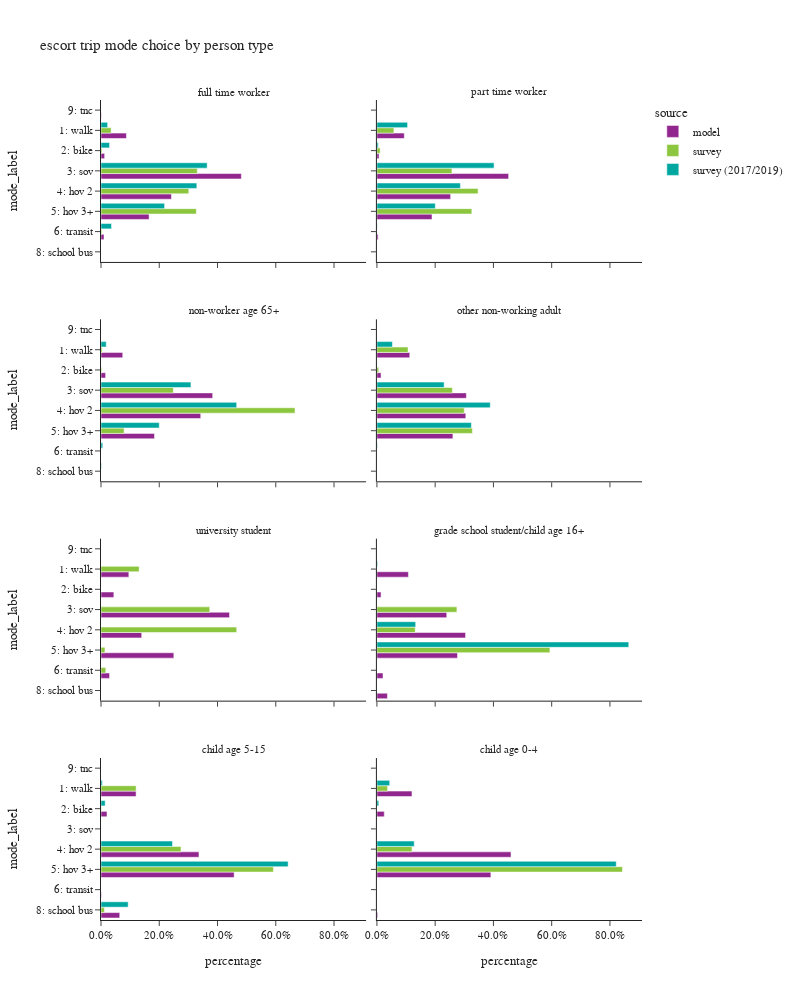

The notebook cell this image was saved under:
### Code cell
plot_mode_choice(es_trip,"pptyp_label",
                 {"pptyp_label":["full time worker","part time worker","non-worker age 65+","other non-working adult",
                                 "university student","grade school student/child age 16+","child age 5-15","child age 0-4"],
                  "mode_label":["1: walk","2: bike","3: sov","4: hov 2","5: hov 3+","6: transit",
                                   "8: school bus","9: other–survey only"]},
                 "person type",
                 2,1000)

### Figure 1 — Plotly figure (JSON) as saved in the notebook; plotly's stock layout.template omitted (floating-point values rounded to 4 significant figures)
{"data": [{"alignmentgroup": "True", "customdata": [[758], [108], [4185], [2100], [1434], [90], [10]], "hovertemplate": "source=model<br>pptyp_label=full time worker<br>percentage=%{x}<br>mode_label=%{y}<br>sample count=%{customdata[0]}<extra></extra>", "legendgroup": "model", "marker": {"color": "#91268F", "pattern": {"shape": ""}}, "name": "model", "offsetgroup": "model", "orientation": "h", "showlegend": true, "textposition": "auto", "type": "bar", "x": [0.08728, 0.01244, 0.4819, 0.2418, 0.1651, 0.01036, 0.001151], "xaxis": "x7", "y": ["1: walk", "2: bike", "3: sov", "4: hov 2", "5: hov 3+", "6: transit", "9: tnc"], "yaxis": "y7"}, {"alignmentgroup": "True", "customdata": [[178], [14], [856], [479], [358], [8]], "hovertemplate": "source=model<br>pptyp_label=part time worker<br>percentage=%{x}<br>mode_label=%{y}<br>sample count=%{customdata[0]}<extra></extra>", "legendgroup": "model", "marker": {"color": "#91268F", "pattern": {"shape": ""}}, "name": "model", "offsetgroup": "model", "orientation": "h", "showlegend": false, "textposition": "auto", "type": "bar", "x": [0.09403, 0.007396, 0.4522, 0.253, 0.1891, 0.004226], "xaxis": "x8", "y": ["1: walk", "2: bike", "3: sov", "4: hov 2", "5: hov 3+", "6: transit"], "yaxis": "y8"}, {"alignmentgroup": "True", "customdata": [[80], [17], [411], [367], [197]], "hovertemplate": "source=model<br>pptyp_label=non-worker age 65+<br>percentage=%{x}<br>mode_label=%{y}<br>sample count=%{customdata[0]}<extra></extra>", "legendgroup": "model", "marker": {"color": "#91268F", "pattern": {"shape": ""}}, "name": "model", "offsetgroup": "model", "orientation": "h", "showlegend": false, "textposition": "auto", "type": "bar", "x": [0.07463, 0.01586, 0.3834, 0.3424, 0.1838], "xaxis": "x5", "y": ["1: walk", "2: bike", "3: sov", "4: hov 2", "5: hov 3+"], "yaxis": "y5"}, {"alignmentgroup": "True", "customdata": [[334], [42], [910], [904], [773]], "hovertemplate": "source=model<br>pptyp_label=other non-working adult<br>percentage=%{x}<br>mode_label=%{y}<br>sample count=%{customdata[0]}<extra></extra>", "legendgroup": "model", "marker": {"color": "#91268F", "pattern": {"shape": ""}}, "name": "model", "offsetgroup": "model", "orientation": "h", "showlegend": false, "textposition": "auto", "type": "bar", "x": [0.1127, 0.01417, 0.3071, 0.3051, 0.2609], "xaxis": "x6", "y": ["1: walk", "2: bike", "3: sov", "4: hov 2", "5: hov 3+"], "yaxis": "y6"}, {"alignmentgroup": "True", "customdata": [[13], [6], [60], [19], [34], [4]], "hovertemplate": "source=model<br>pptyp_label=university student<br>percentage=%{x}<br>mode_label=%{y}<br>sample count=%{customdata[0]}<extra></extra>", "legendgroup": "model", "marker": {"color": "#91268F", "pattern": {"shape": ""}}, "name": "model", "offsetgroup": "model", "orientation": "h", "showlegend": false, "textposition": "auto", "type": "bar", "x": [0.09559, 0.04412, 0.4412, 0.1397, 0.25, 0.02941], "xaxis": "x3", "y": ["1: walk", "2: bike", "3: sov", "4: hov 2", "5: hov 3+", "6: transit"], "yaxis": "y3"}, {"alignmentgroup": "True", "customdata": [[129], [17], [286], [363], [330], [25], [43]], "hovertemplate": "source=model<br>pptyp_label=grade school student/child age 16+<br>percentage=%{x}<br>mode_label=%{y}<br>sample count=%{customdata[0]}<extra></extra>", "legendgroup": "model", "marker": {"color": "#91268F", "pattern": {"shape": ""}}, "name": "model", "offsetgroup": "model", "orientation": "h", "showlegend": false, "textposition": "auto", "type": "bar", "x": [0.1081, 0.01425, 0.2397, 0.3043, 0.2766, 0.02096, 0.03604], "xaxis": "x4", "y": ["1: walk", "2: bike", "3: sov", "4: hov 2", "5: hov 3+", "6: transit", "8: school bus"], "yaxis": "y4"}, {"alignmentgroup": "True", "customdata": [[264], [45], [737], [1002], [3], [141]], "hovertemplate": "source=model<br>pptyp_label=child age 5-15<br>percentage=%{x}<br>mode_label=%{y}<br>sample count=%{customdata[0]}<extra></extra>", "legendgroup": "model", "marker": {"color": "#91268F", "pattern": {"shape": ""}}, "name": "model", "offsetgroup": "model", "orientation": "h", "showlegend": false, "textposition": "auto", "type": "bar", "x": [0.1204, 0.02053, 0.3362, 0.4571, 0.001369, 0.06432], "xaxis": "x", "y": ["1: walk", "2: bike", "4: hov 2", "5: hov 3+", "6: transit", "8: school bus"], "yaxis": "y"}, {"alignmentgroup": "True", "customdata": [[176], [37], [673], [572], [4]], "hovertemplate": "source=model<br>pptyp_label=child age 0-4<br>percentage=%{x}<br>mode_label=%{y}<br>sample count=%{customdata[0]}<extra></extra>", "legendgroup": "model", "marker": {"color": "#91268F", "pattern": {"shape": ""}}, "name": "model", "offsetgroup": "model", "orientation": "h", "showlegend": false, "textposition": "auto", "type": "bar", "x": [0.1204, 0.02531, 0.4603, 0.3912, 0.002736], "xaxis": "x2", "y": ["1: walk", "2: bike", "4: hov 2", "5: hov 3+", "8: school bus"], "yaxis": "y2"}, {"alignmentgroup": "True", "customdata": [[67], [19], [207], [227], [115], [5]], "hovertemplate": "source=survey<br>pptyp_label=full time worker<br>percentage=%{x}<br>mode_label=%{y}<br>sample count=%{customdata[0]}<extra></extra>", "legendgroup": "survey", "marker": {"color": "#8CC63E", "pattern": {"shape": ""}}, "name": "survey", "offsetgroup": "survey", "orientation": "h", "showlegend": true, "textposition": "auto", "type": "bar", "x": [0.03486, 0.00325, 0.3306, 0.3013, 0.3272, 0.002748], "xaxis": "x7", "y": ["1: walk", "2: bike", "3: sov", "4: hov 2", "5: hov 3+", "6: transit"], "yaxis": "y7"}, {"alignmentgroup": "True", "customdata": [[14], [5], [40], [61], [47]], "hovertemplate": "source=survey<br>pptyp_label=part time worker<br>percentage=%{x}<br>mode_label=%{y}<br>sample count=%{customdata[0]}<extra></extra>", "legendgroup": "survey", "marker": {"color": "#8CC63E", "pattern": {"shape": ""}}, "name": "survey", "offsetgroup": "survey", "orientation": "h", "showlegend": false, "textposition": "auto", "type": "bar", "x": [0.05824, 0.01109, 0.2575, 0.3473, 0.3258], "xaxis": "x8", "y": ["1: walk", "2: bike", "3: sov", "4: hov 2", "5: hov 3+"], "yaxis": "y8"}, {"alignmentgroup": "True", "customdata": [[6], [2], [67], [79], [36]], "hovertemplate": "source=survey<br>pptyp_label=non-worker age 65+<br>percentage=%{x}<br>mode_label=%{y}<br>sample count=%{customdata[0]}<extra></extra>", "legendgroup": "survey", "marker": {"color": "#8CC63E", "pattern": {"shape": ""}}, "name": "survey", "offsetgroup": "survey", "orientation": "h", "showlegend": false, "textposition": "auto", "type": "bar", "x": [0.004042, 0.002314, 0.2483, 0.6661, 0.0793], "xaxis": "x5", "y": ["1: walk", "2: bike", "3: sov", "4: hov 2", "5: hov 3+"], "yaxis": "y5"}, {"alignmentgroup": "True", "customdata": [[33], [4], [78], [103], [76], [2]], "hovertemplate": "source=survey<br>pptyp_label=other non-working adult<br>percentage=%{x}<br>mode_label=%{y}<br>sample count=%{customdata[0]}<extra></extra>", "legendgroup": "survey", "marker": {"color": "#8CC63E", "pattern": {"shape": ""}}, "name": "survey", "offsetgroup": "survey", "orientation": "h", "showlegend": false, "textposition": "auto", "type": "bar", "x": [0.1069, 0.006177, 0.2592, 0.2998, 0.3278, 5.279e-05], "xaxis": "x6", "y": ["1: walk", "2: bike", "3: sov", "4: hov 2", "5: hov 3+", "6: transit"], "yaxis": "y6"}, {"alignmentgroup": "True", "customdata": [[5], [7], [9], [3], [1]], "hovertemplate": "source=survey<br>pptyp_label=university student<br>percentage=%{x}<br>mode_label=%{y}<br>sample count=%{customdata[0]}<extra></extra>", "legendgroup": "survey", "marker": {"color": "#8CC63E", "pattern": {"shape": ""}}, "name": "survey", "offsetgroup": "survey", "orientation": "h", "showlegend": false, "textposition": "auto", "type": "bar", "x": [0.1309, 0.3733, 0.4659, 0.01357, 0.01636], "xaxis": "x3", "y": ["1: walk", "3: sov", "4: hov 2", "5: hov 3+", "6: transit"], "yaxis": "y3"}, {"alignmentgroup": "True", "customdata": [[5], [8], [11]], "hovertemplate": "source=survey<br>pptyp_label=grade school student/child age 16+<br>percentage=%{x}<br>mode_label=%{y}<br>sample count=%{customdata[0]}<extra></extra>", "legendgroup": "survey", "marker": {"color": "#8CC63E", "pattern": {"shape": ""}}, "name": "survey", "offsetgroup": "survey", "orientation": "h", "showlegend": false, "textposition": "auto", "type": "bar", "x": [0.2746, 0.1315, 0.5939], "xaxis": "x4", "y": ["3: sov", "4: hov 2", "5: hov 3+"], "yaxis": "y4"}, {"alignmentgroup": "True", "customdata": [[12], [2], [38], [92], [4]], "hovertemplate": "source=survey<br>pptyp_label=child age 5-15<br>percentage=%{x}<br>mode_label=%{y}<br>sample count=%{customdata[0]}<extra></extra>", "legendgroup": "survey", "marker": {"color": "#8CC63E", "pattern": {"shape": ""}}, "name": "survey", "offsetgroup": "survey", "orientation": "h", "showlegend": false, "textposition": "auto", "type": "bar", "x": [0.1205, 0.001417, 0.2745, 0.5918, 0.01168], "xaxis": "x", "y": ["1: walk", "2: bike", "4: hov 2", "5: hov 3+", "8: school bus"], "yaxis": "y"}, {"alignmentgroup": "True", "customdata": [[14], [20], [80]], "hovertemplate": "source=survey<br>pptyp_label=child age 0-4<br>percentage=%{x}<br>mode_label=%{y}<br>sample count=%{customdata[0]}<extra></extra>", "legendgroup": "survey", "marker": {"color": "#8CC63E", "pattern": {"shape": ""}}, "name": "survey", "offsetgroup": "survey", "orientation": "h", "showlegend": false, "textposition": "auto", "type": "bar", "x": [0.03666, 0.1203, 0.8431], "xaxis": "x2", "y": ["1: walk", "4: hov 2", "5: hov 3+"], "yaxis": "y2"}, {"alignmentgroup": "True", "customdata": [[61], [18], [306], [343], [172], [37], [3]], "hovertemplate": "source=survey (2017/2019)<br>pptyp_label=full time worker<br>percentage=%{x}<br>mode_label=%{y}<br>sample count=%{customdata[0]}<extra></extra>", "legendgroup": "survey (2017/2019)", "marker": {"color": "#00A7A0", "pattern": {"shape": ""}}, "name": "survey (2017/2019)", "offsetgroup": "survey (2017/2019)", "orientation": "h", "showlegend": true, "textposition": "auto", "type": "bar", "x": [0.02285, 0.02922, 0.3644, 0.329, 0.2183, 0.03611, 8.621e-05], "xaxis": "x7", "y": ["1: walk", "2: bike", "3: sov", "4: hov 2", "5: hov 3+", "6: transit", "9: tnc"], "yaxis": "y7"}, {"alignmentgroup": "True", "customdata": [[25], [4], [77], [86], [64], [4]], "hovertemplate": "source=survey (2017/2019)<br>pptyp_label=part time worker<br>percentage=%{x}<br>mode_label=%{y}<br>sample count=%{customdata[0]}<extra></extra>", "legendgroup": "survey (2017/2019)", "marker": {"color": "#00A7A0", "pattern": {"shape": ""}}, "name": "survey (2017/2019)", "offsetgroup": "survey (2017/2019)", "orientation": "h", "showlegend": false, "textposition": "auto", "type": "bar", "x": [0.1052, 0.004418, 0.4022, 0.2867, 0.2004, 0.001013], "xaxis": "x8", "y": ["1: walk", "2: bike", "3: sov", "4: hov 2", "5: hov 3+", "6: transit"], "yaxis": "y8"}, {"alignmentgroup": "True", "customdata": [[10], [52], [79], [31], [3], [1]], "hovertemplate": "source=survey (2017/2019)<br>pptyp_label=non-worker age 65+<br>percentage=%{x}<br>mode_label=%{y}<br>sample count=%{customdata[0]}<extra></extra>", "legendgroup": "survey (2017/2019)", "marker": {"color": "#00A7A0", "pattern": {"shape": ""}}, "name": "survey (2017/2019)", "offsetgroup": "survey (2017/2019)", "orientation": "h", "showlegend": false, "textposition": "auto", "type": "bar", "x": [0.01801, 0.3087, 0.4658, 0.2, 0.006022, 0.001461], "xaxis": "x5", "y": ["1: walk", "3: sov", "4: hov 2", "5: hov 3+", "6: transit", "8: school bus"], "yaxis": "y5"}, {"alignmentgroup": "True", "customdata": [[55], [2], [133], [229], [140], [8], [1]], "hovertemplate": "source=survey (2017/2019)<br>pptyp_label=other non-working adult<br>percentage=%{x}<br>mode_label=%{y}<br>sample count=%{customdata[0]}<extra></extra>", "legendgroup": "survey (2017/2019)", "marker": {"color": "#00A7A0", "pattern": {"shape": ""}}, "name": "survey (2017/2019)", "offsetgroup": "survey (2017/2019)", "orientation": "h", "showlegend": false, "textposition": "auto", "type": "bar", "x": [0.05322, 0.0006504, 0.2308, 0.3892, 0.3243, 0.001811, 5.475e-05], "xaxis": "x6", "y": ["1: walk", "2: bike", "3: sov", "4: hov 2", "5: hov 3+", "6: transit", "9: tnc"], "yaxis": "y6"}, {"alignmentgroup": "True", "customdata": [[1], [8], [6]], "hovertemplate": "source=survey (2017/2019)<br>pptyp_label=grade school student/child age 16+<br>percentage=%{x}<br>mode_label=%{y}<br>sample count=%{customdata[0]}<extra></extra>", "legendgroup": "survey (2017/2019)", "marker": {"color": "#00A7A0", "pattern": {"shape": ""}}, "name": "survey (2017/2019)", "offsetgroup": "survey (2017/2019)", "orientation": "h", "showlegend": false, "textposition": "auto", "type": "bar", "x": [0.002388, 0.1331, 0.8646], "xaxis": "x4", "y": ["1: walk", "4: hov 2", "5: hov 3+"], "yaxis": "y4"}, {"alignmentgroup": "True", "customdata": [[10], [4], [52], [94], [3]], "hovertemplate": "source=survey (2017/2019)<br>pptyp_label=child age 5-15<br>percentage=%{x}<br>mode_label=%{y}<br>sample count=%{customdata[0]}<extra></extra>", "legendgroup": "survey (2017/2019)", "marker": {"color": "#00A7A0", "pattern": {"shape": ""}}, "name": "survey (2017/2019)", "offsetgroup": "survey (2017/2019)", "orientation": "h", "showlegend": false, "textposition": "auto", "type": "bar", "x": [0.004555, 0.01434, 0.2454, 0.6424, 0.09329], "xaxis": "x", "y": ["1: walk", "2: bike", "4: hov 2", "5: hov 3+", "8: school bus"], "yaxis": "y"}, {"alignmentgroup": "True", "customdata": [[14], [2], [46], [72]], "hovertemplate": "source=survey (2017/2019)<br>pptyp_label=child age 0-4<br>percentage=%{x}<br>mode_label=%{y}<br>sample count=%{customdata[0]}<extra></extra>", "legendgroup": "survey (2017/2019)", "marker": {"color": "#00A7A0", "pattern": {"shape": ""}}, "name": "survey (2017/2019)", "offsetgroup": "survey (2017/2019)", "orientation": "h", "showlegend": false, "textposition": "auto", "type": "bar", "x": [0.04394, 0.006371, 0.1281, 0.8216], "xaxis": "x2", "y": ["1: walk", "2: bike", "4: hov 2", "5: hov 3+"], "yaxis": "y2"}], "layout": {"annotations": [{"font": {}, "showarrow": false, "text": "child age 5-15", "x": 0.245, "xanchor": "center", "xref": "paper", "y": 0.1975, "yanchor": "bottom", "yref": "paper"}, {"font": {}, "showarrow": false, "text": "child age 0-4", "x": 0.755, "xanchor": "center", "xref": "paper", "y": 0.1975, "yanchor": "bottom", "yref": "paper"}, {"font": {}, "showarrow": false, "text": "university student", "x": 0.245, "xanchor": "center", "xref": "paper", "y": 0.465, "yanchor": "bottom", "yref": "paper"}, {"font": {}, "showarrow": false, "text": "grade school student/child age 16+", "x": 0.755, "xanchor": "center", "xref": "paper", "y": 0.465, "yanchor": "bottom", "yref": "paper"}, {"font": {}, "showarrow": false, "text": "non-worker age 65+", "x": 0.245, "xanchor": "center", "xref": "paper", "y": 0.7325, "yanchor": "bottom", "yref": "paper"}, {"font": {}, "showarrow": false, "text": "other non-working adult", "x": 0.755, "xanchor": "center", "xref": "paper", "y": 0.7325, "yanchor": "bottom", "yref": "paper"}, {"font": {}, "showarrow": false, "text": "full time worker", "x": 0.245, "xanchor": "center", "xref": "paper", "y": 1.0, "yanchor": "bottom", "yref": "paper"}, {"font": {}, "showarrow": false, "text": "part time worker", "x": 0.755, "xanchor": "center", "xref": "paper", "y": 1.0, "yanchor": "bottom", "yref": "paper"}], "barmode": "group", "height": 1000, "legend": {"title": {"text": "source"}, "tracegroupgap": 0}, "title": {"text": "escort trip mode choice by person type"}, "width": 800, "xaxis": {"anchor": "y", "domain": [0.0, 0.49], "tickformat": ".1%", "title": {"text": "percentage"}}, "xaxis2": {"anchor": "y2", "domain": [0.51, 1.0], "matches": "x", "tickformat": ".1%", "title": {"text": "percentage"}}, "xaxis3": {"anchor": "y3", "domain": [0.0, 0.49], "matches": "x", "showticklabels": false, "tickformat": ".1%"}, "xaxis4": {"anchor": "y4", "domain": [0.51, 1.0], "matches": "x", "showticklabels": false, "tickformat": ".1%"}, "xaxis5": {"anchor": "y5", "domain": [0.0, 0.49], "matches": "x", "showticklabels": false, "tickformat": ".1%"}, "xaxis6": {"anchor": "y6", "domain": [0.51, 1.0], "matches": "x", "showticklabels": false, "tickformat": ".1%"}, "xaxis7": {"anchor": "y7", "domain": [0.0, 0.49], "matches": "x", "showticklabels": false, "tickformat": ".1%"}, "xaxis8": {"anchor": "y8", "domain": [0.51, 1.0], "matches": "x", "showticklabels": false, "tickformat": ".1%"}, "yaxis": {"anchor": "x", "categoryarray": ["9: other–survey only", "8: school bus", "6: transit", "5: hov 3+", "4: hov 2", "3: sov", "2: bike", "1: walk"], "categoryorder": "array", "domain": [0.0, 0.1975], "title": {"text": "mode_label"}}, "yaxis2": {"anchor": "x2", "domain": [0.0, 0.1975], "matches": "y", "showticklabels": false}, "yaxis3": {"anchor": "x3", "categoryarray": ["9: other–survey only", "8: school bus", "6: transit", "5: hov 3+", "4: hov 2", "3: sov", "2: bike", "1: walk"], "categoryorder": "array", "domain": [0.2675, 0.465], "matches": "y", "title": {"text": "mode_label"}}, "yaxis4": {"anchor": "x4", "domain": [0.2675, 0.465], "matches": "y", "showticklabels": false}, "yaxis5": {"anchor": "x5", "categoryarray": ["9: other–survey only", "8: school bus", "6: transit", "5: hov 3+", "4: hov 2", "3: sov", "2: bike", "1: walk"], "categoryorder": "array", "domain": [0.535, 0.7325], "matches": "y", "title": {"text": "mode_label"}}, "yaxis6": {"anchor": "x6", "domain": [0.535, 0.7325], "matches": "y", "showticklabels": false}, "yaxis7": {"anchor": "x7", "categoryarray": ["9: other–survey only", "8: school bus", "6: transit", "5: hov 3+", "4: hov 2", "3: sov", "2: bike", "1: walk"], "categoryorder": "array", "domain": [0.8025, 1.0], "matches": "y", "title": {"text": "mode_label"}}, "yaxis8": {"anchor": "x8", "domain": [0.8025, 1.0], "matches": "y", "showticklabels": false}}}
